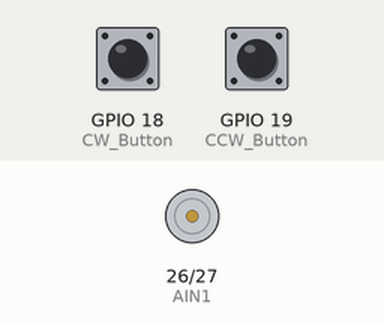
This sketch was run on a simulated ESP32. On the bench: motor-driver pin pairs drawn as motors (green arrow = first pin HIGH = forward, orange = second pin HIGH = backward, longer = more drive, scaled by the enable pin). The test bench sets the inputs (shaded band); at power-on: GPIO 18 (CW_Button) HIGH, GPIO 19 (CCW_Button) HIGH.

Above: at 1.2 s.
1.3 s: GPIO 18 (CW_Button) pulled LOW for 0.15 s
At 1.37 s:
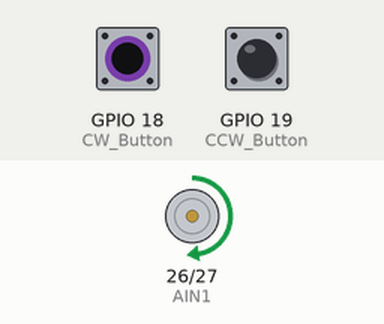
2.9 s: GPIO 19 (CCW_Button) pulled LOW for 0.15 s
At 2.97 s:
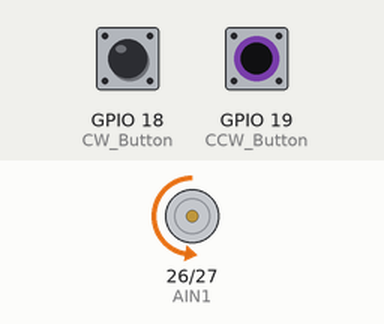
4.5 s: GPIO 19 (CCW_Button) pulled LOW for 3.2 s
At 8.1 s:
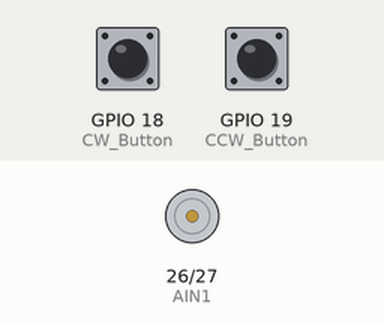
9.2 s: GPIO 18 (CW_Button) pulled LOW for 3.2 s
At 10.5 s:
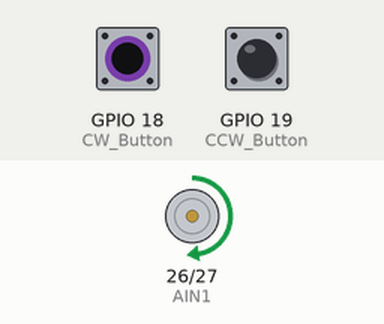
Timing chart, 0 to 13.9 s (numbered marks = the images above; inputs shaded):
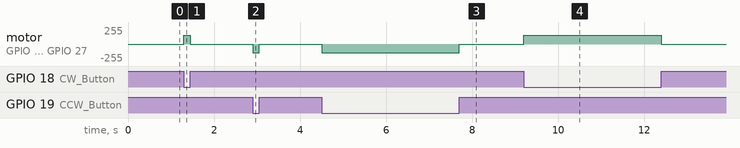

Measured:
- after the input at 1.3 s, motor on GPIO 26 (AIN1) / GPIO 27 (AIN2): stopped → forward 128/255 at once, → stopped 0.15 s later
- after the input at 2.9 s, motor on GPIO 26 (AIN1) / GPIO 27 (AIN2): stopped → backward 128/255 at once, → stopped 0.15 s later
- after the input at 4.5 s, motor on GPIO 26 (AIN1) / GPIO 27 (AIN2): stopped → backward 128/255 at once, → stopped 3.2 s later
- after the input at 9.2 s, motor on GPIO 26 (AIN1) / GPIO 27 (AIN2): stopped → forward 128/255 at once, → stopped 3.2 s later

The sketch:

PWM_Direction.ino
```cpp
// ---------- Pin Definitions ----------

// PWM output to TB6612FNG PWMA
const int pwmPin = 23;

// Direction pins
const int AIN1 = 26;
const int AIN2 = 27;

// Push buttons
const int CW_Button = 18;
const int CCW_Button = 19;


// ---------- Setup ----------

void setup() {

  // Attach hardware PWM to GPIO23
  ledcAttach(pwmPin, 1000, 8);

  // Set PWM duty cycle to 50%
  ledcWrite(pwmPin, 128);

  // Direction pins are outputs
  pinMode(AIN1, OUTPUT);
  pinMode(AIN2, OUTPUT);

  // Buttons are inputs with internal pull-up resistors
  pinMode(CW_Button, INPUT_PULLUP);
  pinMode(CCW_Button, INPUT_PULLUP);

  // Motor starts stopped
  digitalWrite(AIN1, LOW);
  digitalWrite(AIN2, LOW);
}


// ---------- Main Loop ----------

void loop() {

  bool cw = digitalRead(CW_Button) == LOW;

  bool ccw = digitalRead(CCW_Button) == LOW;

  if (cw && !ccw) {

    digitalWrite(AIN1, HIGH);
    digitalWrite(AIN2, LOW);

  }

  else if (ccw && !cw) {

    digitalWrite(AIN1, LOW);
    digitalWrite(AIN2, HIGH);

  }

  else {

    digitalWrite(AIN1, LOW);
    digitalWrite(AIN2, LOW);

  }

}
```
